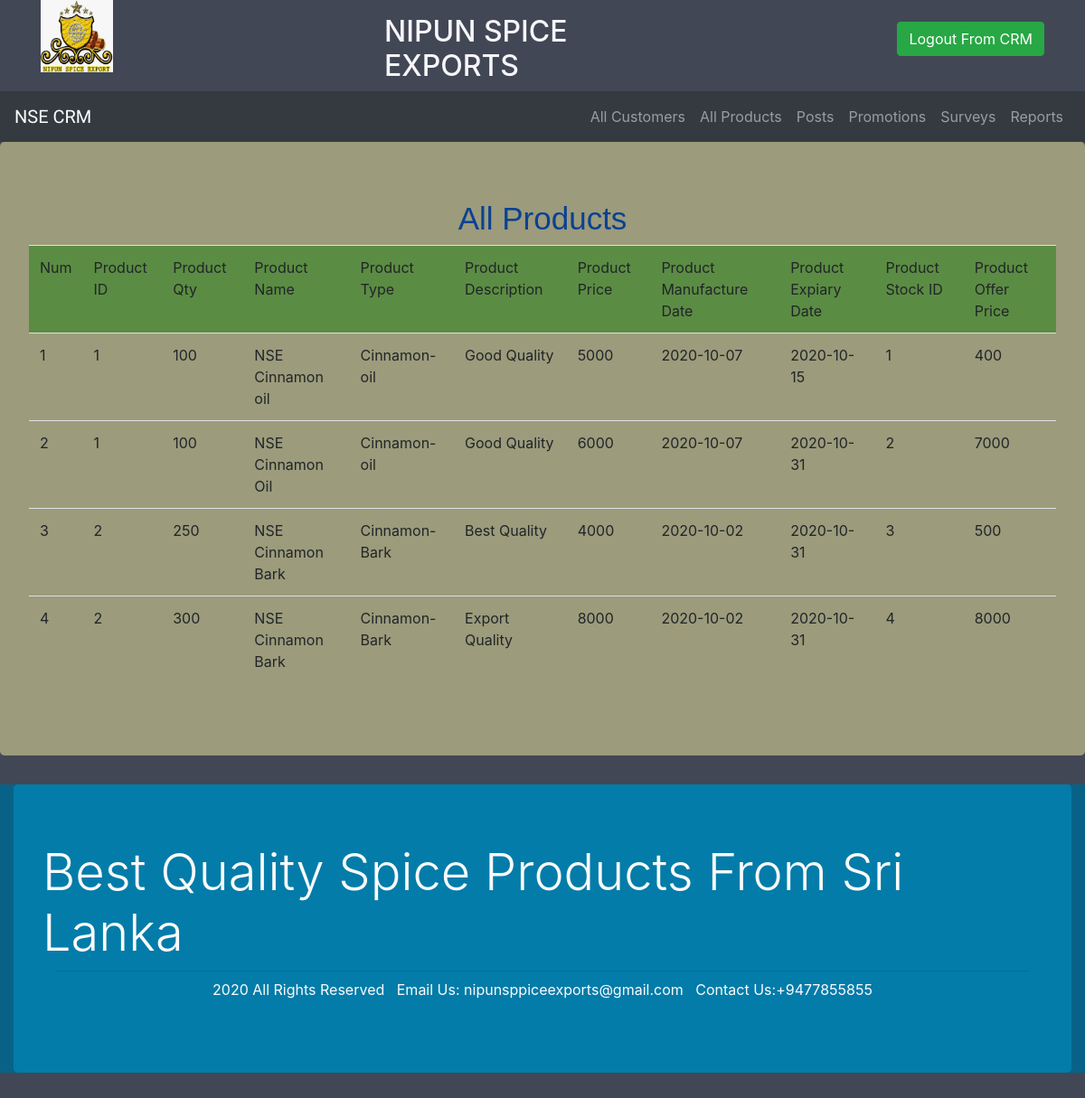
The page /Website/Admin/ViewAllProducts.php (signed in) on the database as committed earlier.
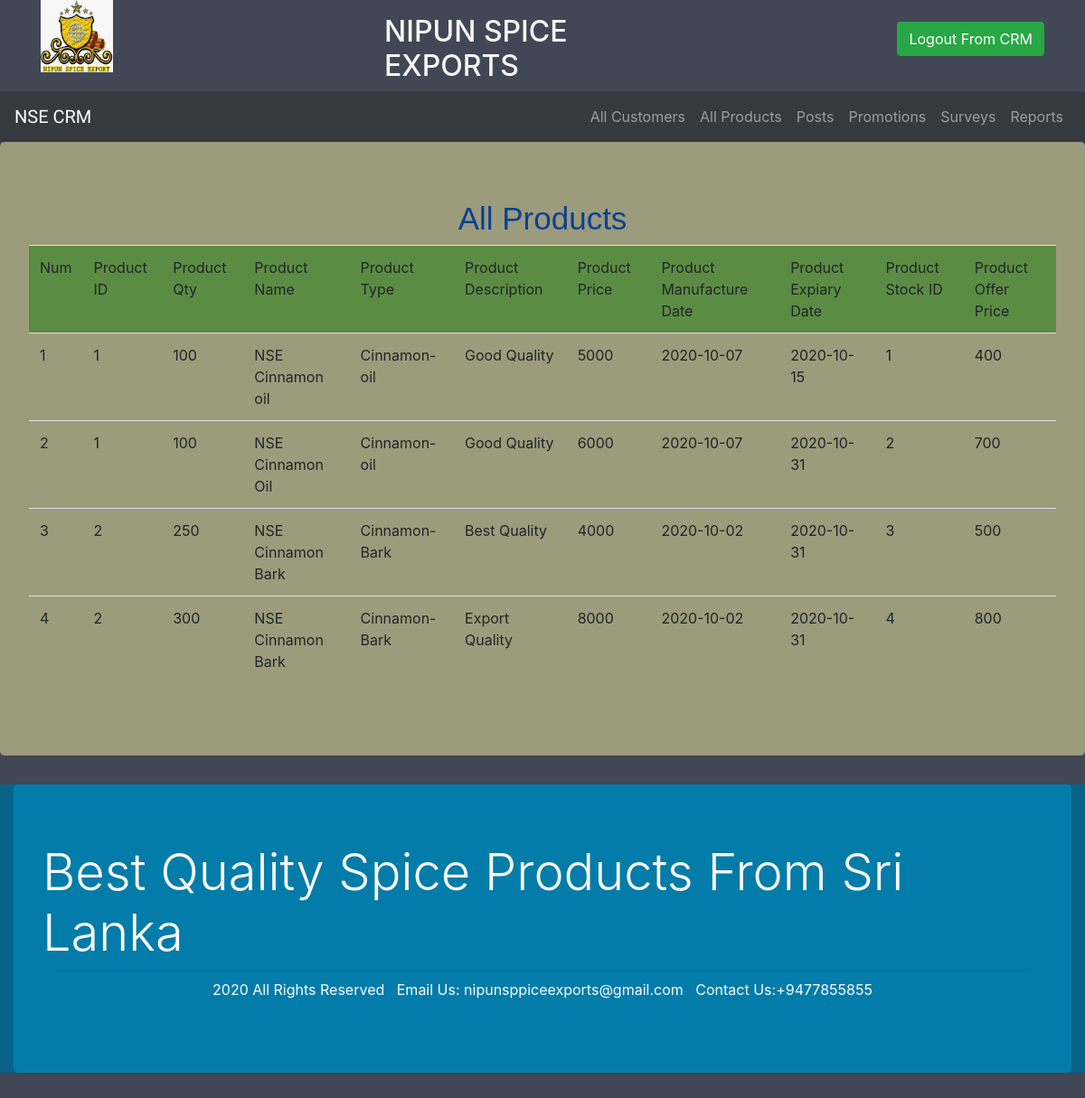
The same page on the database as committed later.
### tables this page shows
CREATE TABLE IF NOT EXISTS `product` (
  `P_ID` int(11) NOT NULL,
  `P_Qty` int(11) NOT NULL,
  `P_Name` varchar(100) NOT NULL,
  `P_Type` varchar(100) NOT NULL,
  `Stock_ID` int(11) NOT NULL,
  `P_Description` varchar(500) NOT NULL,
  `P_Price` double NOT NULL,
  `P_ManDate` date NOT NULL,
  `P_ExpDate` date NOT NULL,
  `P_Offers` int(11) NOT NULL,
  `P_OfferPrice` double NOT NULL,
  `P_OfferStatus` int(11) NOT NULL,
  `P_filepath` varchar(500) NOT NULL,
  UNIQUE KEY `Stock_ID` (`Stock_ID`) USING BTREE,
  KEY `P_Type` (`P_Type`),
  KEY `P_Qty` (`P_Qty`),
  KEY `product_ibfk_8` (`P_Qty`,`Stock_ID`),
  KEY `P_ID` (`P_ID`) USING BTREE,
  KEY `P_Name` (`P_Name`)
);

### Website/Admin/ViewAllProducts.php (the view, shortened to what this page needs)
<?php require('Include/headerCRM.php'); ?>
<div class="jumbotron" style="background:#9C9B7B">
<h1 class="head22" align="center">All Products</h1>
<table class="table" >
  <tr bgcolor="#5B8C43">
    <td>Num</td>
    <td>Product ID</td>
    <td>Product Qty</td>
    <td>Product Name</td>
    <td>Product Type</td>
    <td>Product Description</td>
    <td>Product Price</td>
    <td>Product Manufacture Date</td>
    <td>Product Expiary Date</td>
    <td>Product Stock ID</td>
    <td>Product Offer Price</td>
  </tr>
<?php
		 $con = mysqli_connect("localhost: 3308","root","","e_com_db");
				  $sql ="SELECT * FROM `product` ";
		$result = mysqli_query($con,$sql);
		if(mysqli_num_rows($result)> 0)
	{
			while($row = mysqli_fetch_assoc($result))
			{
?>
                <tr>
                  <td class="counterCell"></td>
                  <td><?php echo $row['P_ID'] ?></td>
                  <td><?php echo $row['P_Qty'] ?></td>
                  <td><?php echo $row['P_Name'] ?></td>
                  <td><?php echo $row['P_Type'] ?></td>
                  <td><?php echo $row['P_Description'] ?></td>
                  <td><?php echo $row['P_Price'] ?></td>
                  <td><?php echo $row['P_ManDate'] ?></td>
                  <td><?php echo $row['P_ExpDate'] ?></td>
                  <td><?php echo $row['Stock_ID'] ?></td>
                  <td><?php echo $row['P_OfferPrice'] ?></td>
                </tr>
        <?php
      }
    }
      ?>
                </table>
              </div>
<?php require('Include/footerCRM.php'); ?>

### Website/Admin/Include/headerCRM.php (shortened to what this page needs)
<!DOCTYPE html>
<html>
<head>
<link rel="stylesheet" href="https://stackpath.bootstrapcdn.com/bootstrap/4.4.1/css/bootstrap.min.css">
<link rel="stylesheet" type="text/css" href="./CSS/crm_style.css">
</head>
<body style="background: #424755; color:#F6F6FA">
<header class="header">
	<div class="container" >
	<div class="row">
    <div class="col-md-4 col-sm-12 col-12 " >
		<img src="Images/logo.jpg  " class="ingLogo"  alt="LOGO" style="width:80px; height:80px "
		 >
    </div>
	<div class="col-md-4 col-12 tect-center">
		<h2 class="h2 mt-3" >NIPUN SPICE EXPORTS</h2>
		</div>
	<div class="col-md-4 col-12 text-right ">
         <a class="btn btn-success mt-4 ml-5" href="LogoutCRM.php" role="button">Logout From CRM</a>
	</div>
	</div>
    </div>
    <nav class="navbar navbar-expand-sm navbar-dark bg-dark" >
        <a class="navbar-brand" href="./CRM_Interface.php" style="font-family:'Righteous', cursive; ">NSE CRM</a>
         <div class="collapse navbar-collapse justify-content-md-end" id="dp">
         <ul class="ul navbar-nav" >
         	<li class="nav-item"><a href="./ViewAllCustomers.php" class="nav-link">All Customers</a>          </li>
         	<li class="nav-item"><a href="./ViewAllProducts.php" class="nav-link">All Products</a>        </li>
         	<li class="nav-item"><a href="./ViewAllPosts.php" class="nav-link">Posts</a>        </li>
            <li class="nav-item"><a href="./SendPromotions.php" class="nav-link">Promotions</a>    </li>
            <li class="nav-item"><a href="./CustomerSurvey.php" class="nav-link">Surveys</a>         </li>
            <li class="nav-item"><a href="./CRMreports.php" class="nav-link">Reports</a>         </li>
         </ul>
         </div>
    </nav>
</header>

### Website/Admin/Include/footerCRM.php (shortened to what this page needs)
<footer>
<div class="container-fluid" style="background:#086287">
      <div class="jumbotron" style="background: #037CA9; color: #FBFBFB">
        <h1 class=" h1 display-4">Best Quality Spice Products From Sri Lanka</h1>
        <div class="col-12 text-right ">
        <hr class="my-2">
        <p class="plp text-center">2020 All Rights Reserved &nbsp; Email Us: nipunsppiceexports@gmail.com
        &nbsp; Contact Us:+9477855855</p>
      </div>
</div>
</footer>
</body>
</html>

### Website/Admin/CSS/crm_style.css (style rules this page uses)
.head22 { font-style:bold; font-family: sans-serif; text-align: center; color:#0B4193; font-size:35px; }
table { counter-reset: tableCount; }
.counterCell:before { content: counter(tableCount); counter-increment: tableCount; }

Rows that differ between the two databases and show on the page:
changed product "NSE Cinnamon Oil": P_OfferPrice "7000" → "700"
changed product "Export Quality": P_OfferPrice "8000" → "800"
